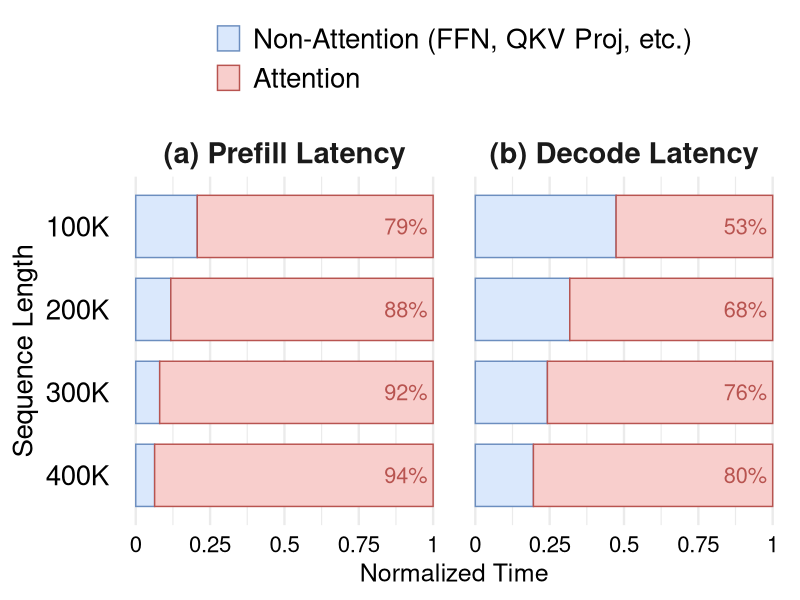

The R source for this figure:
library(tidyverse)

data <- read_csv("data/breakdown_1.csv") %>%
  mutate(
    stage = fct_inorder(stage),
    tokens = fct_rev(fct_inorder(tokens)),
    component = fct_inorder(component)
  )

fig <- ggplot(data, aes(x = latency, y = tokens, fill = component, colour = component)) +
  geom_col(width = 0.75, position = position_stack(reverse = TRUE)) +
  geom_text(
    data = data %>% filter(component == "Attention"),
    aes(
      x = 0.98,
      y = tokens,
      label = scales::percent(latency, accuracy = 1)
    ),
    colour = "#B85450",
    size = 5.5,
    inherit.aes = FALSE,
    hjust = 1
  ) +
  facet_grid(. ~ stage) +
  scale_fill_manual(
    values = c("Non-Attention" = "#DAE8FC", "Attention" = "#F8CECC"),
    labels = c("Non-Attention" = "Non-Attention (FFN, QKV Proj, etc.)", "Attention" = "Attention"),
  ) +
  scale_colour_manual(
    values = c("Non-Attention" = "#6C8EBF", "Attention" = "#B85450"),
    labels = c("Non-Attention" = "Non-Attention (FFN, QKV Proj, etc.)", "Attention" = "Attention"),
  ) +
  scale_x_continuous(
    limits = c(0, 1),
    breaks = c(0, 0.25, 0.5, 0.75, 1),
    labels = c("0", "0.25", "0.5", "0.75", "1"),
  ) +
  guides(
    fill = guide_legend(nrow = 2, byrow = TRUE),
    colour = guide_legend(nrow = 2, byrow = TRUE)
  ) +
  labs(x = "Normalized Time", y = "Sequence Length") +
  theme_minimal(base_size = 18) +
  theme(
    strip.text = element_text(size = 21, face = "bold"),
    strip.clip = "off",
    legend.position = "top",
    legend.title = element_blank(),
    legend.text = element_text(size = 20),
    axis.title.y = element_text(size = 20),
    axis.text.x = element_text(size = 16, colour = "black"),
    axis.text.y = element_text(size = 20, colour = "black"),
    panel.grid.major.y = element_blank(),
  )

ggsave("breakdown_1.pdf", fig, width = 6.7, height = 4, units = "in")
